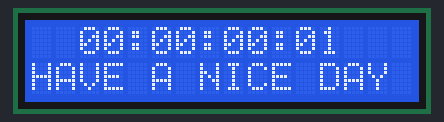
This sketch was run on a simulated Arduino Uno, built with avr-gcc and run on an emulated ATmega328P. Parts: 16×2 character LCD.

Above: at 0.24 s.
At 5.15 s:
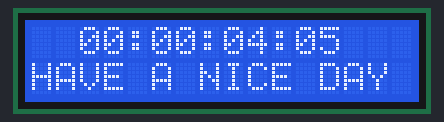
At 10.05 s:
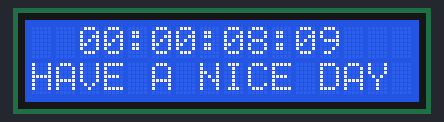
At 19.86 s:
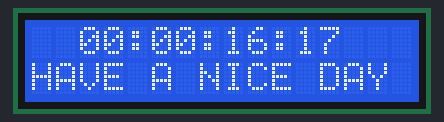
At 29.66 s:
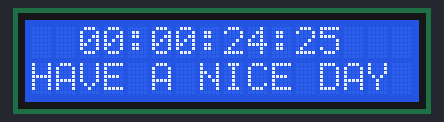
At 39.77 s:
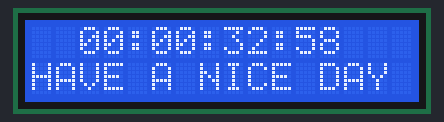

The sketch:

TimeSketch.ino
```cpp
#include <LiquidCrystal_I2C.h>
#include <Wire.h>

LiquidCrystal_I2C lcd(0x27,16,2);

int h, m, s, ms;

void setup(){
  lcd.init();
  lcd.backlight();
  lcd.setCursor(0,1);
  lcd.print("HAVE A NICE DAY");
}

void loop(){
  lcd.setCursor(0,0);
  ms=ms + 1;
  lcd.setCursor(2, 0);
  if(h < 10){
    lcd.print(0);
    lcd.print(h);
  }else{
    lcd.print(h);
  }
  lcd.print(":");
  if(m < 10){
    lcd.print(0);
    lcd.print(m);
  }else{
    lcd.print(m);
  }
  lcd.print(":");
  if(s < 10){
    lcd.print(0);
    lcd.print(s);
  }else{
    lcd.print(s);
  }
  lcd.print(":");
  if(ms < 10){
    lcd.print(0);
    lcd.print(ms);
  }else{
    lcd.print(ms);
  }

  delayMicroseconds(1); //SPEED TIME

  if(ms == 99)
  {
    ms = 0;
    s=s+1;
  }
  if(s==59){
    s=0;
    m=m+1;
  }
  if(m==59)
  {
  m=0;
  h=h+1;
  }
  if(h==24)
  {
  h=0;
  }
}
```
